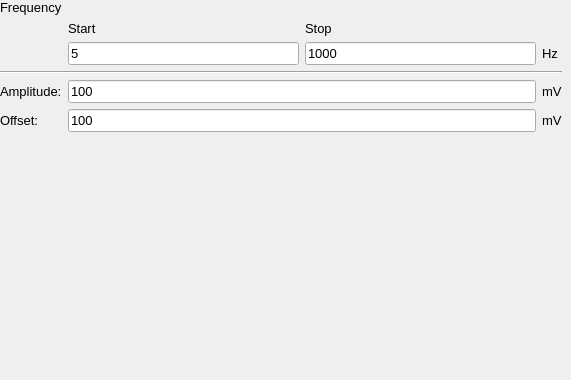
               <widget class="QWidget" name="freq_sweep_CH1">
                <widget class="QWidget" name="gridLayoutWidget_4">
                 <property name="geometry">
                  <rect>
                   <x>0</x>
                   <y>0</y>
                   <width>562</width>
                   <height>371</height>
                  </rect>
                 </property>
                 <layout class="QGridLayout" name="gridLayout_4" rowstretch="1,1,2,2,2,2,0">
                  <item row="5" column="0">
                   <widget class="QLabel" name="sweep_offset_label_CH1">
                    <property name="font">
                     <font>
                      <pointsize>10</pointsize>
                     </font>
                    </property>
                    <property name="layoutDirection">
                     <enum>Qt::LeftToRight</enum>
                    </property>
                    <property name="text">
                     <string>Offset:</string>
                    </property>
                   </widget>
                  </item>
                  <item row="5" column="3">
                   <widget class="QLabel" name="sweep_offset_unit_CH1">
                    <property name="font">
                     <font>
                      <pointsize>10</pointsize>
                     </font>
                    </property>
                    <property name="layoutDirection">
                     <enum>Qt::LeftToRight</enum>
                    </property>
                    <property name="text">
                     <string>mV</string>
                    </property>
                   </widget>
                  </item>
                  <item row="5" column="1" colspan="2">
                   <widget class="QLineEdit" name="sweep_offset_CH1">
                    <property name="sizePolicy">
                     <sizepolicy hsizetype="Expanding" vsizetype="Maximum">
                      <horstretch>1</horstretch>
                      <verstretch>1</verstretch>
                     </sizepolicy>
                    </property>
                    <property name="font">
                     <font>
                      <pointsize>10</pointsize>
                     </font>
                    </property>
                    <property name="text">
                     <string>100</string>
                    </property>
                   </widget>
                  </item>
                  <item row="4" column="1" colspan="2">
                   <widget class="QLineEdit" name="sweep_ampl_CH1">
                    <property name="sizePolicy">
                     <sizepolicy hsizetype="Expanding" vsizetype="Maximum">
                      <horstretch>1</horstretch>
                      <verstretch>1</verstretch>
                     </sizepolicy>
                    </property>
                    <property name="font">
                     <font>
                      <pointsize>10</pointsize>
                     </font>
                    </property>
                    <property name="text">
                     <string>100</string>
                    </property>
                   </widget>
                  </item>
                  <item row="2" column="2">
                   <widget class="QLineEdit" name="sweep_stop_freq_CH1">
                    <property name="sizePolicy">
                     <sizepolicy hsizetype="Expanding" vsizetype="Fixed">
                      <horstretch>1</horstretch>
                      <verstretch>1</verstretch>
                     </sizepolicy>
                    </property>
                    <property name="font">
                     <font>
                      <pointsize>10</pointsize>
                     </font>
                    </property>
                    <property name="text">
                     <string>1000</string>
                    </property>
                   </widget>
                  </item>
                  <item row="6" column="1">
                   <spacer name="verticalSpacer">
                    <property name="orientation">
                     <enum>Qt::Vertical</enum>
                    </property>
                    <property name="sizeHint" stdset="0">
                     <size>
                      <width>20</width>
                      <height>40</height>
                     </size>
                    </property>
                   </spacer>
                  </item>
                  <item row="1" column="2">
                   <widget class="QLabel" name="sweep_stop_label_CH1">
                    <property name="font">
                     <font>
                      <pointsize>10</pointsize>
                     </font>
                    </property>
                    <property name="layoutDirection">
                     <enum>Qt::LeftToRight</enum>
                    </property>
                    <property name="text">
                     <string>Stop</string>
                    </property>
                   </widget>
                  </item>
                  <item row="0" column="0" colspan="4">
                   <widget class="QLabel" name="sweep_freq_label_CH1">
                    <property name="sizePolicy">
                     <sizepolicy hsizetype="Preferred" vsizetype="Maximum">
                      <horstretch>0</horstretch>
                      <verstretch>0</verstretch>
                     </sizepolicy>
                    </property>
                    <property name="font">
                     <font>
                      <pointsize>10</pointsize>
                     </font>
                    </property>
                    <property name="layoutDirection">
                     <enum>Qt::LeftToRight</enum>
                    </property>
                    <property name="text">
                     <string>Frequency</string>
                    </property>
                   </widget>
                  </item>
                  <item row="1" column="1">
                   <widget class="QLabel" name="sweep_start_label_CH1">
                    <property name="sizePolicy">
                     <sizepolicy hsizetype="Preferred" vsizetype="Maximum">
                      <horstretch>0</horstretch>
                      <verstretch>0</verstretch>
                     </sizepolicy>
                    </property>
                    <property name="font">
                     <font>
                      <pointsize>10</pointsize>
                     </font>
                    </property>
                    <property name="layoutDirection">
                     <enum>Qt::LeftToRight</enum>
                    </property>
                    <property name="text">
                     <string>Start</string>
                    </property>
                   </widget>
                  </item>
                  <item row="2" column="3">
                   <widget class="QLabel" name="sweep_freq_unit_CH1">
                    <property name="font">
                     <font>
                      <pointsize>10</pointsize>
                     </font>
                    </property>
                    <property name="layoutDirection">
                     <enum>Qt::LeftToRight</enum>
                    </property>
                    <property name="text">
                     <string>Hz</string>
                    </property>
                   </widget>
                  </item>
                  <item row="4" column="3">
                   <widget class="QLabel" name="sweep_ampl_unit_CH1">
                    <property name="font">
                     <font>
                      <pointsize>10</pointsize>
                     </font>
                    </property>
                    <property name="layoutDirection">
                     <enum>Qt::LeftToRight</enum>
                    </property>
                    <property name="text">
                     <string>mV</string>
                    </property>
                   </widget>
                  </item>
                  <item row="4" column="0">
                   <widget class="QLabel" name="sweep_ampl_label_CH1">
                    <property name="font">
                     <font>
                      <pointsize>10</pointsize>
                     </font>
                    </property>
                    <property name="layoutDirection">
                     <enum>Qt::LeftToRight</enum>
                    </property>
                    <property name="text">
                     <string>Amplitude:</string>
                    </property>
                   </widget>
                  </item>
                  <item row="2" column="1">
                   <widget class="QLineEdit" name="sweep_start_freq_CH1">
                    <property name="sizePolicy">
                     <sizepolicy hsizetype="Expanding" vsizetype="Maximum">
                      <horstretch>1</horstretch>
                      <verstretch>1</verstretch>
                     </sizepolicy>
                    </property>
                    <property name="font">
                     <font>
                      <pointsize>10</pointsize>
                     </font>
                    </property>
                    <property name="text">
                     <string>5</string>
                    </property>
                   </widget>
                  </item>
                  <item row="3" column="0" colspan="4">
                   <widget class="Line" name="line">
                    <property name="orientation">
                     <enum>Qt::Horizontal</enum>
                    </property>
                   </widget>
                  </item>
                 </layout>
                </widget>
               </widget>
